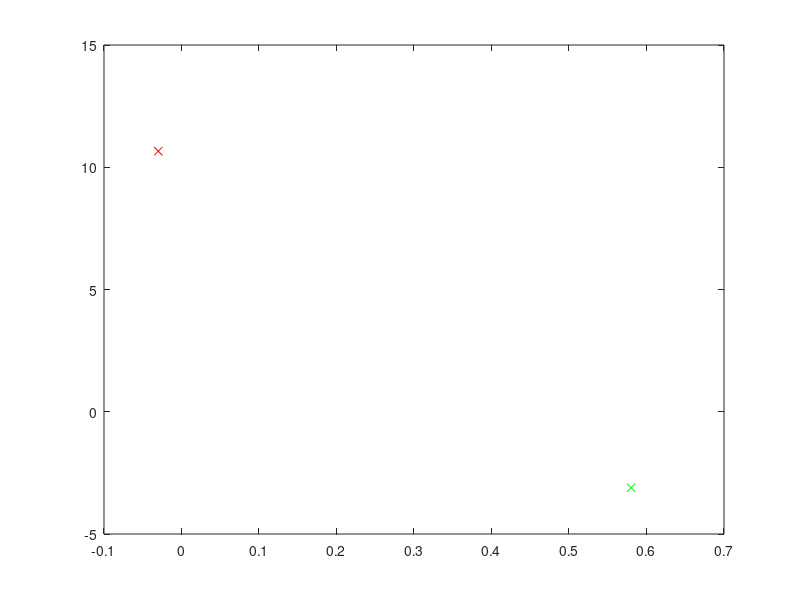

The MATLAB source for this figure: (Note: this script raises an error after producing the figure.)
function [V, E] = roboRace()
    clear all, close all, clc;
    radius = 0.2;
    mapFile = 'map.txt';
    
    f = figure();
    
    startPt = [0.58 -3.107];
    endPt = [-0.03 10.657];

    plot(startPt(1), startPt(2),'gx');
    hold on;
    plot(endPt(1), endPt(2), 'rx');
    hold on;

    % read coordinates
    [x,y,zero] = textread(mapFile);

    totalObs= x(1);
    curr_obs = 1;
    pointer = 1;
    obstacles = {};

    for i = 1:totalObs
        vertex_beg = pointer+1;
        vertices_cnt = x(vertex_beg);

        this_obstacle = [x(vertex_beg+1:vertex_beg+vertices_cnt) y(vertex_beg+1:vertex_beg+vertices_cnt)];

        obstacles{i} = this_obstacle;

        % update counters 
        curr_obs  = curr_obs + 1;
        pointer = pointer + vertices_cnt+1;
    end
    drawPolygons(f, obstacles, [0 0 1], 'x', 1);
    r = radius;

    % Grow the obstacle
    grown_obstacles = {};
    grown_obstacles{1} = obstacles{1};
    
    for i = 2:length(obstacles)
        points = [];
        for k = 1:size(obstacles{i},1)
            vx = obstacles{i}(k,1);
            vy = obstacles{i}(k,2);
            points = [points; [vx+r, vy+r]; [vx-r, vy+r]; [vx-r,vy-r]; [vx+r,vy-r]];
        end
        hull = convhull(points(:,1), points(:,2));
        hull = hull(1:size(hull)-1);

        convex_hull = [points(hull,1), points(hull,2)];
        grown_obstacles{i} = convex_hull;

    end
    drawPolygons(f, grown_obstacles, [1 0 0], 'o', 2);
    [V, E] = createVGraph(f, grown_obstacles, startPt, endPt);
    figure(f);
    axis equal;
end
